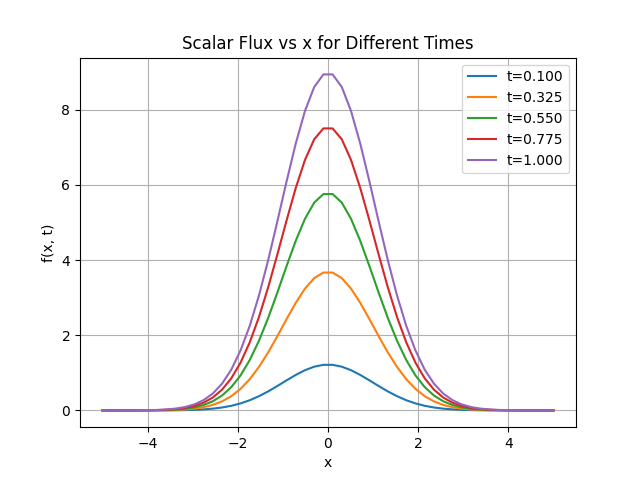

Python code for this plot:
import numpy as np
import matplotlib.pyplot as plt
from tt_transport.integral_transforms import double_inversion

c = 0.5        # scattering ratio sigma_s / sigma_t
alpha = 0.5    # source: exp(-alpha x^2)
lambd = 0.1    # source: exp(-lambd t)

x = np.linspace(-5, 5, 50)
t = np.linspace(0.1, 1, 5)    # for t < ~0.05 increase Nq_t below (about 0.4 / t)


def F(k, s):
    T = 4*np.pi / k * np.arctan(k / (s + 1))          # transport kernel: (s + 1), the 1 is sigma_t
    q_0 = np.sqrt(np.pi/alpha) * np.exp(-k**2 / (4*alpha)) / (s + lambd)
    return q_0 * T / (1 - c * T / (4*np.pi))          # scattering source is (c / 4 pi) * phi


# rightmost singularity in s is s = -lambd (the others are at s <= c - 1), so gamma = 0.5 is valid;
# F is real for real k, s, hence assume_real=True (twice as fast)
f = double_inversion(F, x, t, gamma=0.5, assume_real=True)
print(f.shape)

for i in range(len(t)):
    plt.plot(x, f[:, i], label=f't={t[i]:.3f}')
plt.xlabel('x')
plt.ylabel('f(x, t)')
plt.title('Scalar Flux vs x for Different Times')
plt.legend()
plt.grid()
plt.savefig('scalar_flux_plot.png')   
plt.show()
